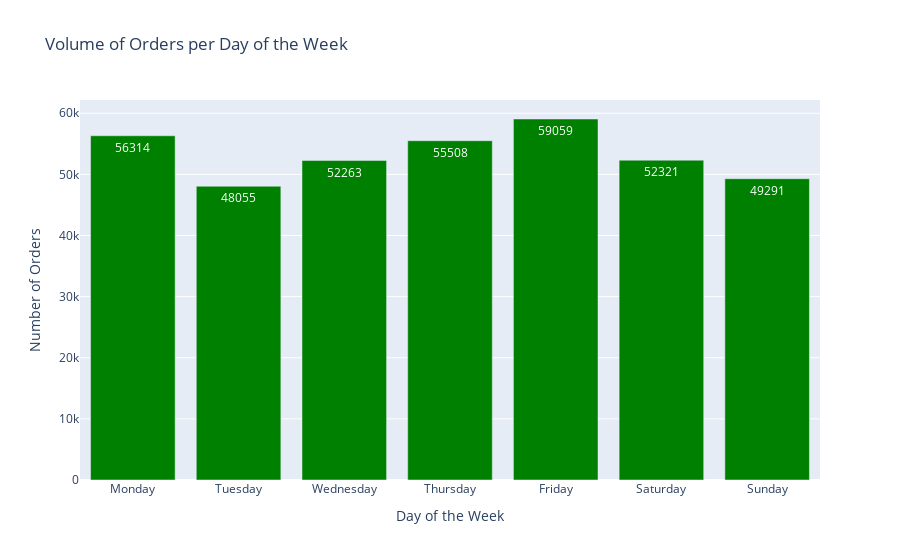

This figure's notebook cell:
### Markdown cell above
En efecto se denota una tencia al alza desde el comienzo de los datos a finales de marzo hasta finales de Agosto

A continuación observare el número dee pedidos por día de la semana.

### Code cell
df_dayofweek = df.copy()

df_dayofweek['dayofweek'] = df.index.dayofweek

volume_per_dayofweek= df_dayofweek.groupby('dayofweek')['num_orders'].sum().reset_index()

# Crear el gráfico interactivo con Plotly
fig = px.bar(volume_per_dayofweek,
             x='dayofweek',
             y='num_orders',
             labels={'dayofweek': 'Day of the Week', 'num_orders': 'Number of Orders'},
             title='Volume of Orders per Day of the Week',
             text='num_orders',
             color_discrete_sequence=['green'])


fig.update_xaxes(
    tickvals=[0, 1, 2, 3, 4, 5, 6],
    ticktext=['Monday', 'Tuesday', 'Wednesday', 'Thursday', 'Friday', 'Saturday', 'Sunday']
)

# Mostrar el gráfico
fig.show()

### Figure 1 — Plotly figure (JSON) as saved in the notebook; plotly's stock layout.template omitted (floating-point values rounded to 4 significant figures)
{"data": [{"alignmentgroup": "True", "hovertemplate": "Day of the Week=%{x}<br>Number of Orders=%{text}<extra></extra>", "legendgroup": "", "marker": {"color": "green", "pattern": {"shape": ""}}, "name": "", "offsetgroup": "", "orientation": "v", "showlegend": false, "text": [56314, 48055, 52263, 55508, 59059, 52321, 49291], "textposition": "auto", "type": "bar", "x": [0, 1, 2, 3, 4, 5, 6], "xaxis": "x", "y": [56314, 48055, 52263, 55508, 59059, 52321, 49291], "yaxis": "y"}], "layout": {"barmode": "relative", "legend": {"tracegroupgap": 0}, "title": {"text": "Volume of Orders per Day of the Week"}, "xaxis": {"anchor": "y", "domain": [0, 1], "ticktext": ["Monday", "Tuesday", "Wednesday", "Thursday", "Friday", "Saturday", "Sunday"], "tickvals": [0, 1, 2, 3, 4, 5, 6], "title": {"text": "Day of the Week"}}, "yaxis": {"anchor": "x", "domain": [0, 1], "title": {"text": "Number of Orders"}}}}
